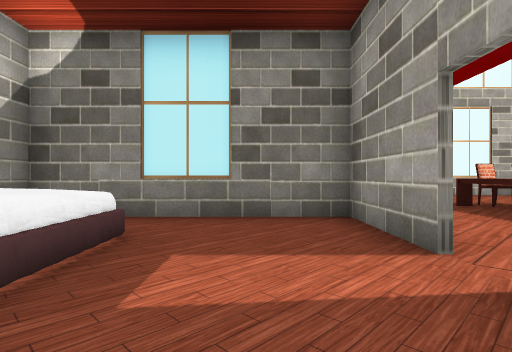
View 1 (above)

16 first-person views from a walk through a scene from a Unity 3-D project. The camera is 1.3 m above the floor, looks level and sees 85° across. Doors are open. The floor is counted in squares, 2 m on a side. Each view is taken from the middle of a square. On the plan, view 1 faces up. The plan holds only what a view shows up to about 9 squares ahead; the rest is blank. The place goes on beyond the plan. The player character is not drawn. Some surface patterns are stand-ins.

View 2
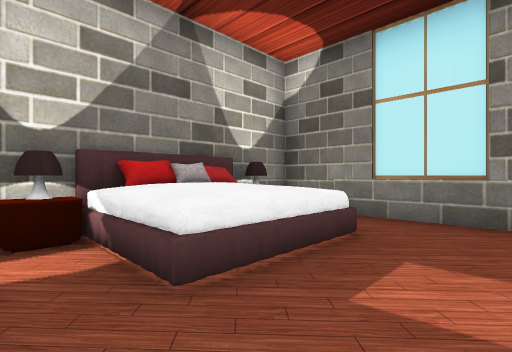

View 3
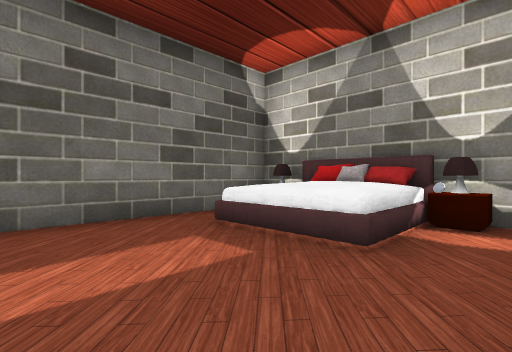

View 4
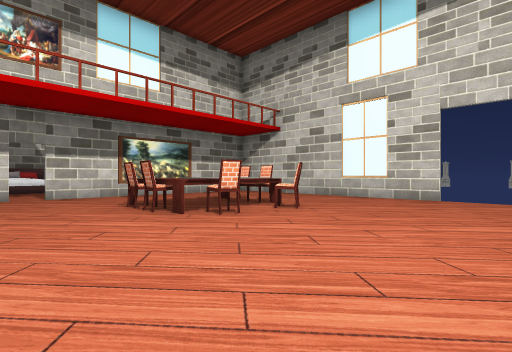

View 5
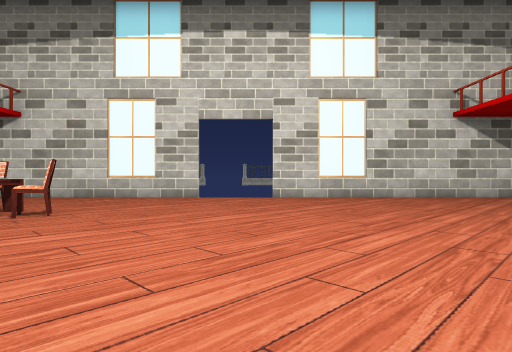

View 6
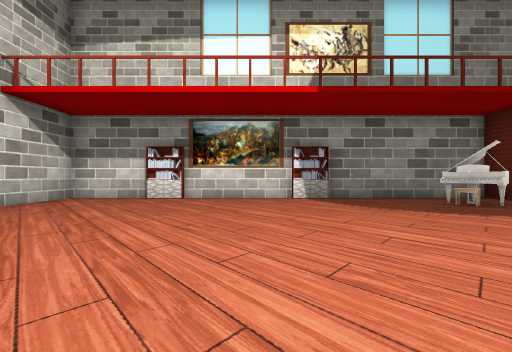

View 7
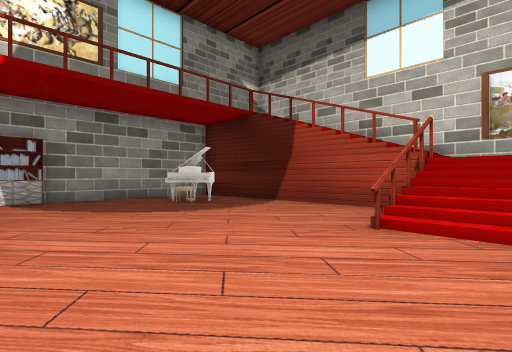

View 8
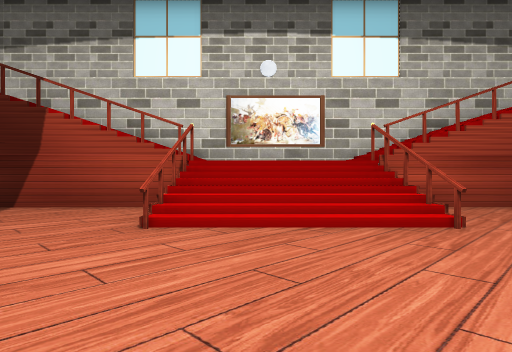

View 9
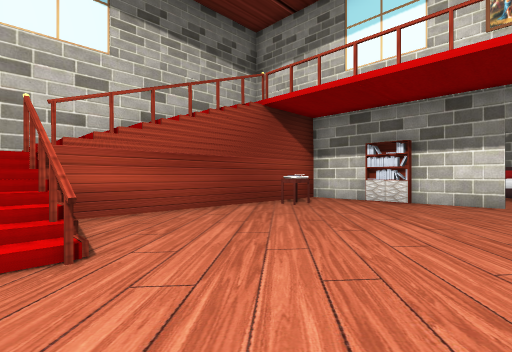

View 10
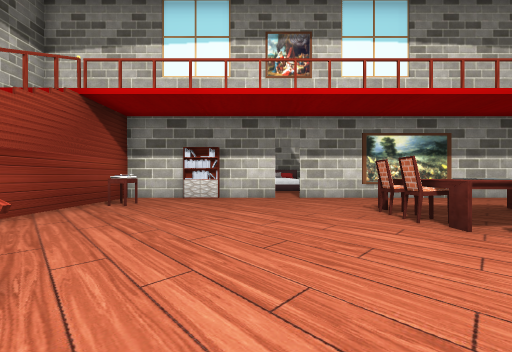

View 11
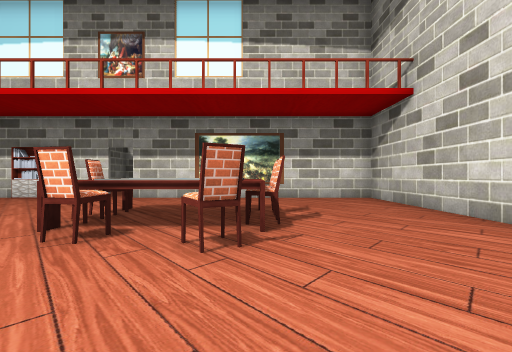

View 12
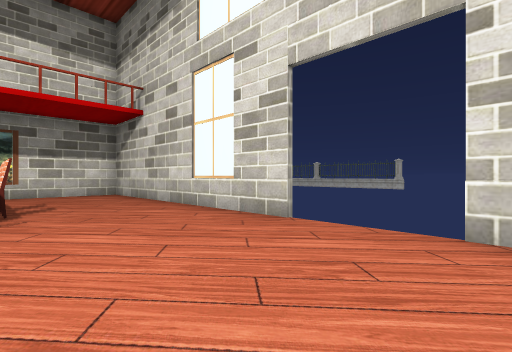

View 13
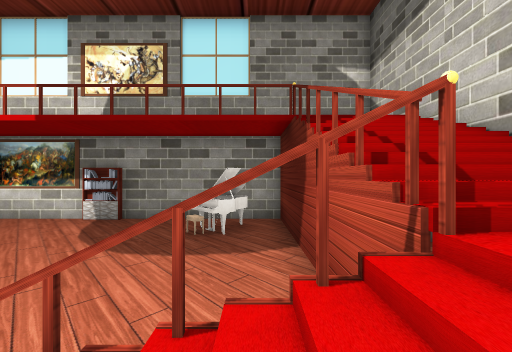

View 14
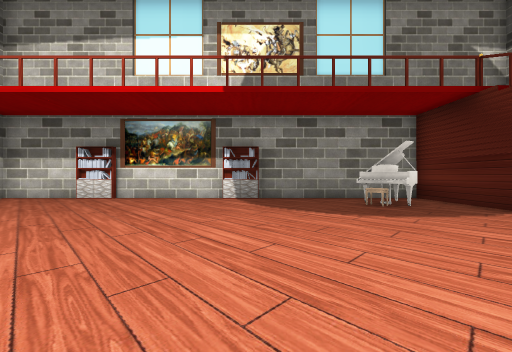

View 15
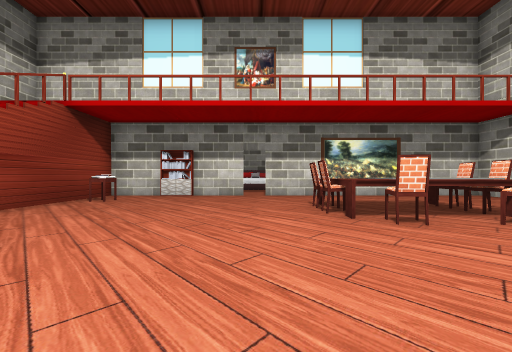

View 16
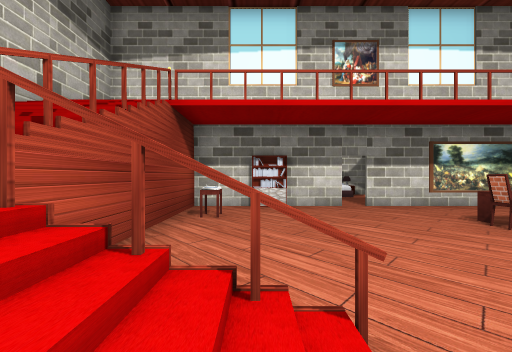

### Floor plan
Key: @ floor where view 1 was taken; # wall or solid block; x gap in a wall; . main floor; : floor 2 m higher than the main floor; + floor 5.25 m higher than the main floor; / step, stairs or slope; D open door; = window, fence, low wall or low ledge; ^ raised ledge; v drop or lower ground; O other object.
Columns run from 4 left of view 1 to 20 right of it. Each row starts with its distance up from view 1.
 10      ######=#xDD#########
  9      #........DD........#
  8      #..................#
  7      #.................
  6      #...OOO...........O
  5 ###=###..OO.............#
  4 #.....#..OOO............#
  3 #O^...#..OO............O
  2 #^^...D................O
  1 ##^...#.................#
  0 #...@.O.................#
 -1 ######O......=//=....OO.#
 -2      #..O....////.......#
 -3      #// vvv#://:###/ ++#
 -4      #  /////    /////  #
 -5      #  /////    /////  #
 -6       ##################

Where each view was taken, in squares from view 1:
view 1: 0 up, 0 right, facing up
view 2: 0 up, 0 right, facing up-left
view 3: 4 up, 1 right, facing down-left
view 4: 1 up, 11 right, facing up-left
view 5: 1 up, 11 right, facing up
view 6: 4 up, 11 right, facing right
view 7: 3 up, 11 right, facing down-right
view 8: 3 up, 11 right, facing down
view 9: 2 up, 9 right, facing down-left
view 10: 1 up, 10 right, facing left
view 11: 6 up, 10 right, facing left
view 12: 6 up, 12 right, facing up-left
view 13: 2 down, 11 right, facing right
view 14: 2 up, 11 right, facing right
view 15: 2 up, 11 right, facing left
view 16: 1 down, 10 right, facing left
